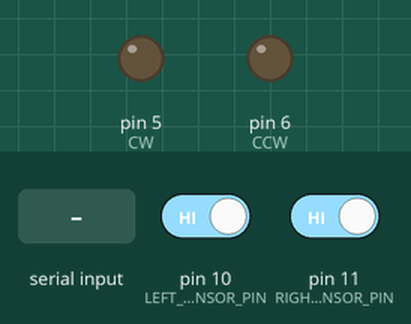
A sketch run on a simulated Arduino Uno, built with avr-gcc and run on an emulated ATmega328P. On the bench: output pins drawn as LEDs (lit = HIGH). Dashed ring = blinking. The test bench sets the inputs (shaded band); at power-on: pin 11 (RIGHT_SENSOR_PIN) HIGH, pin 10 (LEFT_SENSOR_PIN) HIGH.

Above: at 1.2 s.
1.3 s: "C\n" received over Serial
At 1.46 s:
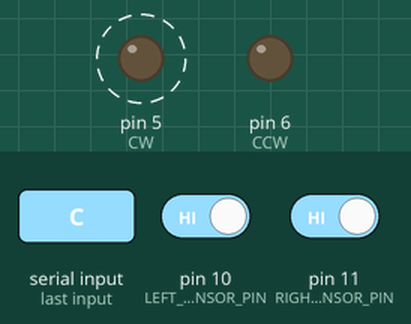
4.3 s: "D\n" received over Serial
At 4.46 s:
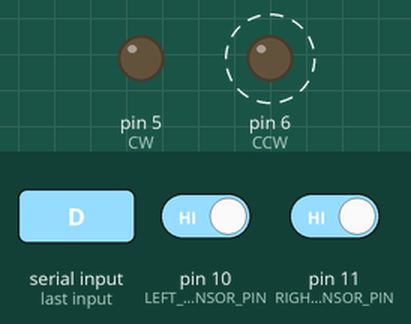
7.3 s: "R\n" received over Serial
At 7.79 s:
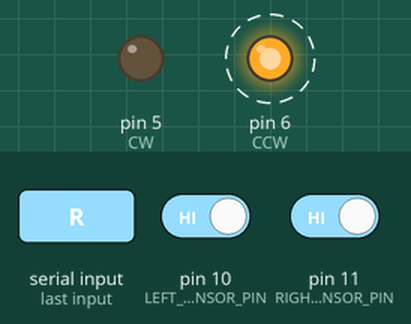
10.3 s: pin 11 (RIGHT_SENSOR_PIN) driven LOW
At 11.79 s:
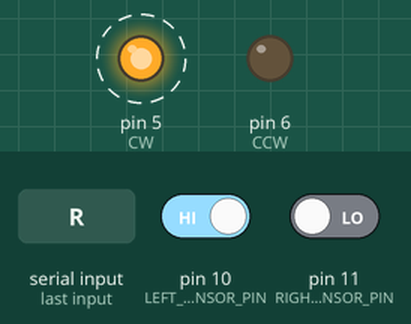
Timing chart, 0 to 14.3 s (numbered marks = the images above; inputs shaded):
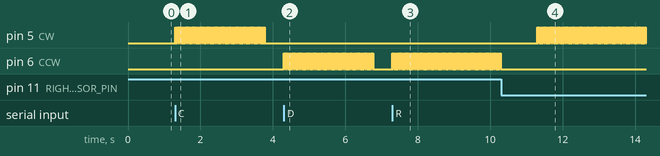

Measured:
- after the input at 1.3 s, pin 5 (CW): alternates HIGH for 0.01 s and LOW for 0.01 s, 248 changes in all, then stays LOW, starting at once
- after the input at 4.3 s, pin 6 (CCW): alternates HIGH for 0.01 s and LOW for 0.01 s, 248 changes in all, then stays LOW, starting at once
- after the input at 7.3 s, pin 6 (CCW): alternates HIGH for 0.01 s and LOW for 0.01 s, starting at once
- after the input at 10.3 s, pin 5 (CW): alternates HIGH for 0.01 s and LOW for 0.01 s, starting after 1.0 s; pin 6 (CCW): stops changing and stays LOW

The sketch:

acrossSensors.ino
```cpp
// Pin Definitions
#define CW 5
#define CCW 6
#define RIGHT_SENSOR_PIN 11   // Right photomicrosensor pin
#define LEFT_SENSOR_PIN 10    // Left photomicrosensor pin

//const int stepDelay = 10000;
const float angleToSteps = 0.72;  // Conversion factor from angle to steps
unsigned long stepDelay = 10000;

bool motorStopped = true;          // Flag to track motor status
bool resetInProgress = false;      // Flag for reset process
bool moveInProgress = false;       // Flag for move process
bool leftSensorInterrupted = false; // Flag for left sensor interruption
bool rightSensorInterrupted = false; // Flag for right sensor interruption

void rotate(int motorPin, int steps, bool clockwise) {
  for (int i = 0; i < steps; i++) {
    if ((motorPin == CW && leftSensorInterrupted) ||
        (motorPin == CCW && rightSensorInterrupted)) {
      stopMotor();
      return;
    }

    digitalWrite(motorPin, HIGH);
    delayMicroseconds(stepDelay);
    digitalWrite(motorPin, LOW);
    delayMicroseconds(stepDelay);
  }
}

void rotateToHomeBase() {
  while (digitalRead(RIGHT_SENSOR_PIN) == HIGH) {
    rotate(CCW, 1, false); // Rotate CCW until right sensor is interrupted
  }
  delay(1000); // Delay for stability

  while (digitalRead(LEFT_SENSOR_PIN) == HIGH) {
    rotate(CW, 1, true); // Rotate CW until left sensor is interrupted
  }

  if (digitalRead(LEFT_SENSOR_PIN) == LOW) {
    stopMotor();
    delay(1000); // Delay for stability
    rotate(CCW, int(8 / angleToSteps), true); // Rotate 8 degrees CW
    stopMotor();
    Serial.println("Home Base");
  }
}

void stopMotor() {
  digitalWrite(CW, LOW);
  digitalWrite(CCW, LOW);
  motorStopped = true;
  leftSensorInterrupted = false;
  rightSensorInterrupted = false;
  Serial.println("Motor Stopped");
}

void printStatus() {
  if (motorStopped) {
    if (resetInProgress) {
      Serial.println("Stopped: Home Base");
    } else {
      Serial.println("Stopped: Not Home Base");
    }
  } else {
    Serial.println("Rotating");
  }
}

void setup() {
  pinMode(CW, OUTPUT);
  pinMode(CCW, OUTPUT);
  pinMode(RIGHT_SENSOR_PIN, INPUT_PULLUP);
  pinMode(LEFT_SENSOR_PIN, INPUT_PULLUP);
  Serial.begin(115200);
}

void loop() {
  if (Serial.available() > 0) {
    String command = Serial.readStringUntil('\n');
    command.trim();

    if (!resetInProgress && !moveInProgress) {
      if (command == "C") {
        if (!leftSensorInterrupted) {
          motorStopped = false;
          moveInProgress = true;
          rotate(CW, int(90 / angleToSteps), true); // Rotate 90 degrees clockwise
          moveInProgress = false;
          motorStopped = true;
        }
      } else if (command == "D") {
        if (!rightSensorInterrupted) {
          motorStopped = false;
          moveInProgress = true;
          rotate(CCW, int(90 / angleToSteps), true); // Rotate 90 degrees counter-clockwise
          moveInProgress = false;
          motorStopped = true;
        }
      } else if (command == "R") {
        resetInProgress = true;
        motorStopped = false;
        rotateToHomeBase();
        resetInProgress = false;
        motorStopped = true;
      } else if (command == "S") {
        stopMotor();
      } else if (command == "I") {
        printStatus();
      }
    }
  }
}
```
